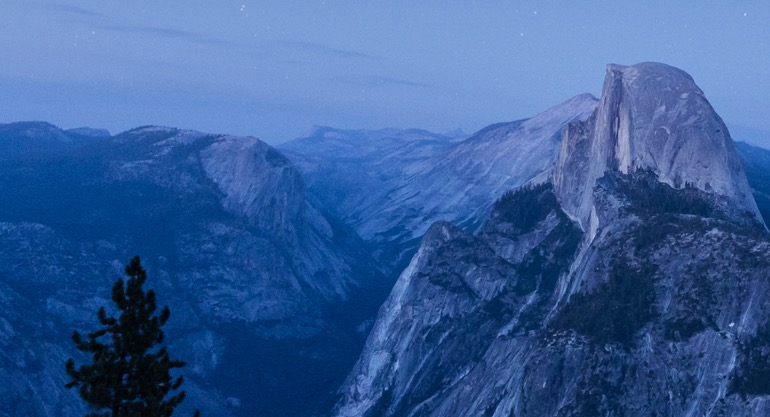
#> input picture stitch/images/0/a.jpg, 770 x 417 px
$ python test_homography.py
#> lines starting #> are read from the running program, lines starting #| are printed output that depends on the picture
import numpy as np
import cv2

img1 = cv2.imread("images/0/a.jpg", cv2.IMREAD_COLOR)
#> img1 is the input picture: shape (417, 770, 3); mean B, G, R 153.4, 94.7, 56.2
h, w, _ = img1.shape
#> h = 417; w = 770

H = np.array([[1.0, 0, 20], [0, 1.0, 0], [0, 0, 1.0]])

distance = -50
tem = np.array([[1.0, 0.0, 0.0], [0.0, 1.0, distance], [0.0, 0.0, 1.0]])

H = np.dot(tem, H)

w1 = cv2.warpPerspective(img1, H, (w, h))
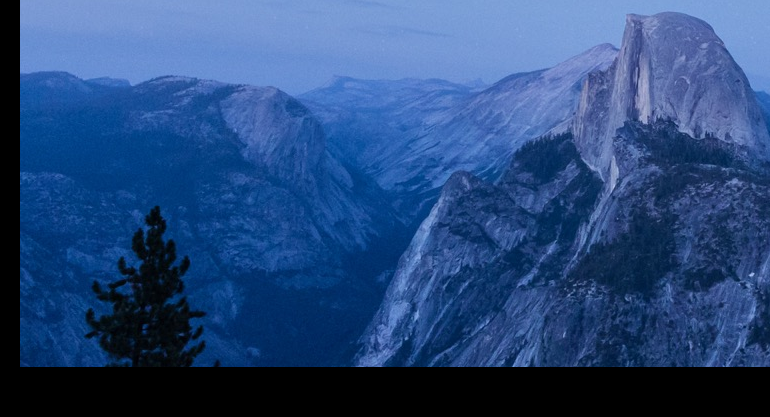
#> w1: shape (417, 770, 3); mean B, G, R 124.5, 73.9, 40.4
cv2.imwrite("images/0/a_.jpg", w1)
